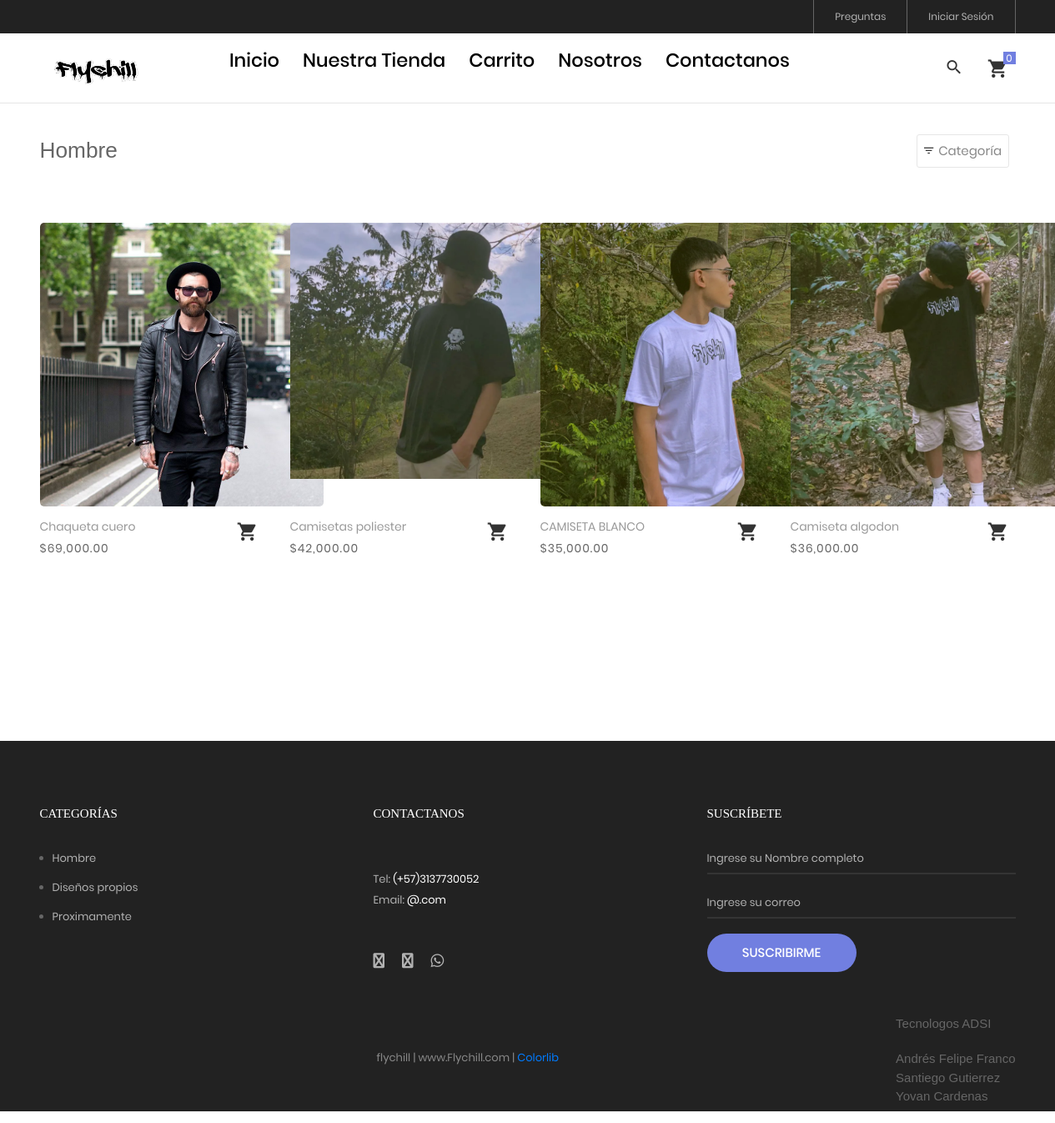
/tienda/categoria/1/hombre, run on the app's committed database.
### tables this page shows
CREATE TABLE IF NOT EXISTS `producto` (
  `idproducto` bigint(20) NOT NULL AUTO_INCREMENT,
  `categoriaid` bigint(20) NOT NULL,
  `codigo` varchar(30) NOT NULL,
  `nombre` varchar(255) NOT NULL,
  `descripcion` text NOT NULL,
  `precio` decimal(11,2) NOT NULL,
  `stock` int(11) NOT NULL,
  `imagen` varchar(100) DEFAULT NULL,
  `datecreated` datetime NOT NULL DEFAULT CURRENT_TIMESTAMP,
  `ruta` varchar(255) NOT NULL,
  `status` int(11) NOT NULL DEFAULT '1',
  PRIMARY KEY (`idproducto`),
  KEY `categoriaid` (`categoriaid`)
);

CREATE TABLE IF NOT EXISTS `categoria` (
  `idcategoria` bigint(20) NOT NULL AUTO_INCREMENT,
  `nombre` varchar(255) NOT NULL,
  `descripcion` text NOT NULL,
  `portada` varchar(100) NOT NULL,
  `datecreated` datetime NOT NULL DEFAULT CURRENT_TIMESTAMP,
  `ruta` varchar(255) NOT NULL,
  `status` int(11) NOT NULL DEFAULT '1',
  PRIMARY KEY (`idcategoria`)
);

### Libraries/Core/Views.php (called while the page is built)
<?php
	class Views
	{
		function getView($controller,$view,$data="")
		{
			$controller = get_class($controller);
			if($controller == "Home"){
				$view = "Views/".$view.".php";
			}else{
				$view = "Views/".$controller."/".$view.".php";
			}
			require_once ($view);
		}
	}
 ?>

### index.php (called while the page is built, shortened)
<?php
	require_once("Helpers/Helpers.php");
	require_once("Libraries/Core/Load.php");
 ?>

### Libraries/Core/Mysql.php (called while the page is built, shortened)
<?php
	class Mysql extends Conexion
	{
		private $conexion;
		function __construct()
		{
			$this->conexion = new Conexion();
			$this->conexion = $this->conexion->conect();
		}
		public function select(string $query)
		{
			$this->strquery = $query;
        	$result = $this->conexion->prepare($this->strquery);
			$result->execute();
        	$data = $result->fetch(PDO::FETCH_ASSOC);
        	return $data;
		}
		public function select_all(string $query)
		{
			$this->strquery = $query;
        	$result = $this->conexion->prepare($this->strquery);
			$result->execute();
        	$data = $result->fetchall(PDO::FETCH_ASSOC);
        	return $data;
		}
	}
 ?>

### Libraries/Core/Conexion.php (called while the page is built)
<?php
class Conexion{
	private $conect;
	public function __construct(){
		$connectionString = "mysql:host=".DB_HOST.";dbname=".DB_NAME.";charset=".DB_CHARSET;
		try{
			$this->conect = new PDO($connectionString, DB_USER, DB_PASSWORD);
			$this->conect->setAttribute(PDO::ATTR_ERRMODE, PDO::ERRMODE_EXCEPTION);
		}catch(PDOException $e){
			$this->conect = 'Error de conexión';
		    echo "ERROR: " . $e->getMessage();
		}
	}
	public function conect(){
		return $this->conect;
	}
}
?>

### Models/TProducto.php (called while the page is built, shortened)
<?php
require_once("Libraries/Core/Mysql.php");
trait TProducto{
	public function getProductosCategoriaT(int $idcategoria, string $ruta, $desde = null, $porpagina = null){
		$this->intIdcategoria = $idcategoria;
		$this->strRuta = $ruta;
		$where = "";
		if(is_numeric($desde) AND is_numeric($porpagina)){
			$where = " LIMIT ".$desde.",".$porpagina;
		}
		$this->con = new Mysql();
		$sql_cat = "SELECT idcategoria,nombre,ruta FROM categoria WHERE idcategoria = '{$this->intIdcategoria}'";
		$request = $this->con->select($sql_cat);
		if(!empty($request)){
			$this->strCategoria = $request['nombre'];
			$this->strRutaCategoria = $request['ruta'];
			$sql = "SELECT p.idproducto,
							p.codigo,
							p.nombre,
							p.descripcion,
							p.categoriaid,
							c.nombre as categoria,
							p.precio,
							p.ruta,
							p.stock
					FROM producto p
					INNER JOIN categoria c
					ON p.categoriaid = c.idcategoria
					WHERE p.status != 0 AND p.categoriaid = $this->intIdcategoria AND c.ruta = '{$this->strRuta}'
					ORDER BY p.idproducto DESC ".$where;
					$request = $this->con->select_all($sql);
					if(count($request) > 0){
						for ($c=0; $c < count($request) ; $c++) {
							$intIdProducto = $request[$c]['idproducto'];
							$sqlImg = "SELECT img
									FROM imagen
									WHERE productoid = $intIdProducto";
							$arrImg = $this->con->select_all($sqlImg);
							if(count($arrImg) > 0){
								for ($i=0; $i < count($arrImg); $i++) {
									$arrImg[$i]['url_image'] = media().'/images/uploads/'.$arrImg[$i]['img'];
								}
							}
							$request[$c]['images'] = $arrImg;
						}
					}
			$request = array('idcategoria' => $this->intIdcategoria,
								'ruta' => $this->strRutaCategoria,
								'categoria' => $this->strCategoria,
								'productos' => $request
							);
		}
		return $request;
	}
	public function cantProductos($categoria = null){
		$where = "";
		if($categoria != null){
			$where = " AND categoriaid = ".$categoria;
		}
		$this->con = new Mysql();
		$sql = "SELECT COUNT(*) as total_registro FROM producto WHERE status = 1 ".$where;
		$result_register = $this->con->select($sql);
		$total_registro = $result_register;
		return $total_registro;
	}
}
 ?>

### Helpers/Helpers.php (called while the page is built, shortened)
<?php
	function base_url()
	{
		return BASE_URL;
	}
    function footerTienda($data="")
    {
        $view_footer = "Views/Template/footer_tienda.php";
        require_once ($view_footer);
    }
    function formatMoney($cantidad){
        $cantidad = number_format($cantidad,2,SPD,SPM);
        return $cantidad;
    }
    function getCatFooter(){
        require_once ("Models/CategoriasModel.php");
        $objCategoria = new CategoriasModel();
        $request = $objCategoria->getCategoriasFooter();
        return $request;
    }
    function getInfoPage(int $idpagina){
        require_once("Libraries/Core/Mysql.php");
        $con = new Mysql();
        $sql = "SELECT * FROM post WHERE idpost = $idpagina";
        $request = $con->select($sql);
        return $request;
    }
 ?>

### Models/CategoriasModel.php (called while the page is built, shortened)
<?php
	class CategoriasModel extends Mysql
	{
		public function getCategoriasFooter(){
			$sql = "SELECT idcategoria, nombre, descripcion, portada, ruta
					FROM categoria WHERE  status = 1 AND idcategoria IN (".CAT_FOOTER.")";
			$request = $this->select_all($sql);
			if(count($request) > 0){
				for ($c=0; $c < count($request) ; $c++) {
					$request[$c]['portada'] = BASE_URL.'/Assets/images/uploads/'.$request[$c]['portada'];
				}
			}
			return $request;
		}
	}
 ?>

### Views/Tienda/categoria.php (the view, shortened to what this page needs)
<?php
$arrProductos = $data['productos'];
 ?>
<br><br><br>
<hr>
	<div class="bg0 m-t-23 p-b-140">
		<div class="container">
			<div class="flex-w flex-sb-m p-b-52">
				<div class="flex-w flex-l-m filter-tope-group m-tb-10">
					<h3><?= $data['page_title']; ?></h3>
				</div>
				<div class="flex-w flex-c-m m-tb-10">
					<div class="flex-c-m stext-106 cl6 size-104 bor4 pointer hov-btn3 trans-04 m-r-8 m-tb-4 js-show-filter">
						<i class="icon-filter cl2 m-r-6 fs-15 trans-04 zmdi zmdi-filter-list"></i>
						 Categoría &nbsp;
					</div>
				</div>
			</div>
			<div class="row isotope-grid">
			<?php
			if(!empty($arrProductos)){
				for ($p=0; $p < count($arrProductos); $p++) {
					$ruta = $arrProductos[$p]['ruta'];
					if(count($arrProductos[$p]['images']) > 0 ){
						$portada = $arrProductos[$p]['images'][0]['url_image'];
					}else{
						$portada = media().'/images/uploads/product.png';
					}
			 ?>
				<div class="col-sm-6 col-md-4 col-lg-3 p-b-35 isotope-item women">
					<div class="block2">
						<div class="block2-pic hov-img0">
							<img src="<?= $portada ?>" alt="<?= $arrProductos[$p]['nombre'] ?>">
						</div>
						<div class="block2-txt flex-w flex-t p-t-14">
							<div class="block2-txt-child1 flex-col-l ">
								<a href="<?= base_url().'/tienda/producto/'.$arrProductos[$p]['idproducto'].'/'.$ruta; ?>" class="stext-104 cl4 hov-cl1 trans-04 js-name-b2 p-b-6">
									<?= $arrProductos[$p]['nombre'] ?>
								</a>
								<span class="stext-105 cl3">
									<?= SMONEY.formatMoney($arrProductos[$p]['precio']); ?>
								</span>
							</div>
							<div class="block2-txt-child2 flex-r p-t-3">
								<a href="#"
								 id="<?= openssl_encrypt($arrProductos[$p]['idproducto'],METHODENCRIPT,KEY); ?>"
								 class="btn-addwish-b2 dis-block pos-relative js-addwish-b2 js-addcart-detail
								 icon-header-item cl2 hov-cl1 trans-04 p-l-22 p-r-11
								 ">
									<i class="zmdi zmdi-shopping-cart"></i>
								</a>
							</div>
						</div>
					</div>
				</div>
			<?php
				}
			}else{
				?>
			<p>No hay productos para mostrar <a href="<?= base_url() ?>/tienda"> Ver productos</a></p>
			<?php
			}
			?>
			</div>
			<?php
				if(count($data['productos']) > 0){
			 ?>
			<div class="flex-c-m flex-w w-full p-t-45">
			</div>
			<?php
				}
			 ?>
		</div>
	</div>
<?php
	footerTienda($data);
?>

### Views/Template/footer_tienda.php (shortened to what this page needs)
	<?php
		$catFotter = getCatFooter();
	 ?>
	<footer class="bg3 p-t-75 p-b-32">
		<div class="container">
			<div class="row">
				<div class="col-sm-6 col-lg-4 p-b-50">
					<h4 class="stext-301 cl0 p-b-30">
						Categorías
					</h4>
					<?php if(count($catFotter) > 0){ ?>
					<ul>
						<?php foreach ($catFotter as $cat) { ?>
						<li class="p-b-10">
							<a href="<?= base_url() ?>/tienda/categoria/<?= $cat['idcategoria'].'/'.$cat['ruta'] ?>" class="stext-107 cl7 hov-cl1 trans-04">
								<?= $cat['nombre'] ?>
							</a>
						</li>
						<?php } ?>
					</ul>
					<?php } ?>
				</div>
				<div class="col-sm-6 col-lg-4 p-b-50">
					<h4 class="stext-301 cl0 p-b-30">
						Contactanos
					</h4>
					<p class="stext-107 cl7 size-201">
						<?= DIRECCION ?> <br>
						Tel: <a class="linkFooter" href="tel:<?= TELEMPRESA ?>"><?= TELEMPRESA ?></a><br>
						Email: <a class="linkFooter" href="mailto:<?= EMAIL_EMPRESA ?>"><?= EMAIL_EMPRESA ?></a>
					</p>
					<div class="p-t-27">
						<a href="<?= FACEBOOK ?>" target="_blanck" class="fs-18 cl7 hov-cl1 trans-04 m-r-16">
							<i class="fa fa-facebook"></i>
						</a>
						<a href="<?= INSTAGRAM ?>" target="_blanck"  class="fs-18 cl7 hov-cl1 trans-04 m-r-16">
							<i class="fa fa-instagram"></i>
						</a>
						<a href="https://wa.me/<?= WHATSAPP ?>" target="_blanck"  class="fs-18 cl7 hov-cl1 trans-04 m-r-16">
							<i class="fab fa-whatsapp"></i>
						</a>
					</div>
				</div>
				<div class="col-sm-6 col-lg-4 p-b-50">
					<h4 class="stext-301 cl0 p-b-30">
						Suscríbete
					</h4>
					<form id="frmSuscripcion" name="frmSuscripcion">
						<div class="wrap-input1 w-full p-b-4">
							<input class="input1 bg-none plh1 stext-107 cl7" type="text" id="nombreSuscripcion" name="nombreSuscripcion" placeholder="Ingrese su Nombre completo" required>
						</div>
						<br>
						<div class="wrap-input1 w-full p-b-4">
							<input class="input1 bg-none plh1 stext-107 cl7" type="email" id="emailSuscripcion" name="emailSuscripcion" placeholder="Ingrese su correo" required >
						</div>
						<div class="p-t-18">
							<button class="flex-c-m stext-101 cl0 size-103 bg1 bor1 hov-btn2 p-lr-15 trans-04">
								Suscribirme
							</button>
						</div>
					</form>
				</div>
			</div>
			<div style="float: right;">
					<p>Tecnologos ADSI</p>
					<p>
						Andrés Felipe Franco <br>
						Santiego Gutierrez <br>
						Yovan Cardenas
					</p>
				</div>
			<div class="p-t-40">
				<p class="stext-107 cl6 txt-center">
					<?= NOMBRE_EMPESA; ?> | <?= WEB_EMPRESA; ?> | <a href="https://colorlib.com" target="_blank">Colorlib</a>
				</p>
			</div>
		</div>
	</footer>
</body>
</html>

### Assets/tienda/css/main.css (style rules this page uses)
.container { max-width: 1380px; }
@media (max-width: 1600px) { .container { max-width: 1200px; } }
.container p { margin-bottom: 20px; }
.container ul, .container ol { margin-left: 15px; margin-bottom: 20px; }
.container ul, .container ul li { list-style: initial; }
.icon-header-item { position: relative; font-size: 26px; line-height: 1; cursor: pointer; }
.block2-pic { position: relative; width: 340px; height: 340px; border-radius: 5px; }
.block2-txt-child1 { width: calc(100% - 30px); }
.block2-txt-child2 { width: 30px; }
.cl0 { color: #fff; }
.cl2 { color: #333; }
.cl3 { color: #666; }
.cl4 { color: #999; }
.cl6 { color: #888; }
.cl7 { color: #b2b2b2; }
.stext-101 { font-family: Poppins-Medium; font-size: 15px; line-height: 1.466667; text-transform: uppercase; }
.stext-104 { font-family: Poppins-Regular; font-size: 14px; line-height: 1.466667; }
.stext-105 { font-family: Poppins-Regular; font-size: 14px; line-height: 1.466667; letter-spacing: 1px; }
.stext-106 { font-family: Poppins-Regular; font-size: 15px; line-height: 1.2; }
.stext-107 { font-family: Poppins-Regular; font-size: 13px; line-height: 1.923; }
.stext-301 { font-family: Montserrat-Bold; font-size: 15px; line-height: 1.6; text-transform: uppercase; }
.size-103 { min-width: 179px; height: 46px; }
.size-104 { min-width: 94px; height: 40px; }
.size-201 { max-width: 270px; }
.bg-none { background-color: transparent; }
.bg0 { background-color: #fff; }
.bg1 { background-color: #717fe0; }
.bg3 { background-color: #222; }
.bor1 { border-radius: 23px; }
.bor4 { border: 1px solid #e6e6e6; border-radius: 3px; }
.wrap-input1 { position: relative; border-bottom: 2px solid rgba(204,204,204, 0.1); }
.input1 { background-color: transparent; width: 100%; }
.hov-img0 { display: block; overflow: hidden; }
.hov-img0 img { width: 100%; -webkit-transition: transform 0.9s ease; -o-transition: transform 0.9s ease; -moz-transition: transform 0.9s ease; transition: transform 0.9s ease; }
.linkFooter { color: #FFF !important; }

### data on the page
producto: shows a picture, nombre "Chaqueta cuero", precio "69,000.00"
producto: shows a picture, nombre "Camisetas poliester", precio "42,000.00"
producto: shows a picture, nombre "CAMISETA BLANCO", precio "35,000.00"
producto: shows a picture, nombre "Camiseta algodon", precio "36,000.00"
categoria: nombre "Hombre"
categoria: nombre "Diseños propios"
categoria: nombre "Proximamente"

### other printed values
$data['page_title'] "Hombre"
TELEMPRESA "(+57)3137730052"
EMAIL_EMPRESA "@.com"
NOMBRE_EMPESA "flychill"
WEB_EMPRESA "www.Flychill.com"
